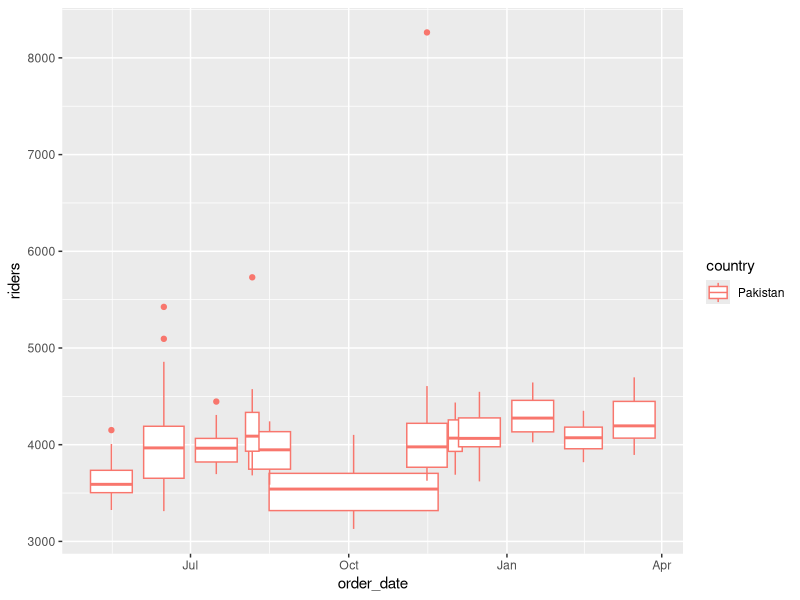
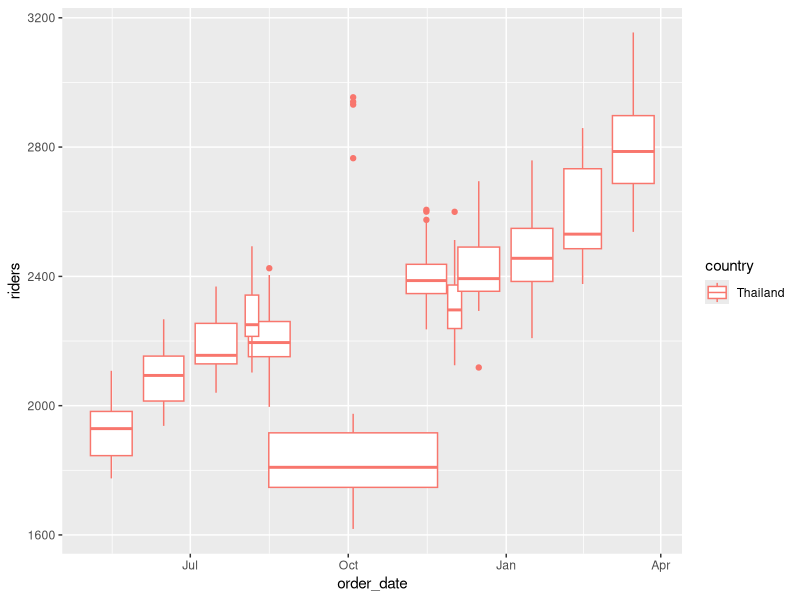

Here is the R script that generated these plots, in order:
library(ggplot2)
library(dplyr)
library(tidyverse)
library(readr)
library(readxl)
#dataframe prep
df<-read_excel('data.xlsx')
df$riders <- df$orders/df$utr
df$month<-format(as.Date(df$order_date), "%m")
df<-df %>% select(order_date,country,orders,utr,riders,month)
write.csv(df,'prepped_df.csv',row.names = FALSE)
#viz

country_viz<-function(df,country_){
g<-ggplot(data=df,aes(x=order_date,y=riders,colour=country,group=month))+geom_boxplot()
g %+% subset(df,country %in% c(country_))
}


country_growth<-function(df,country_){
  df_ = df %>% filter(country==country_)
  first_riders = df_[1,5]
  last_riders = df_[365,5]
  yoy_growth = last_riders/first_riders -1 
  return (yoy_growth)
}

country_viz(df,"Pakistan")
country_viz(df,"Thailand")
